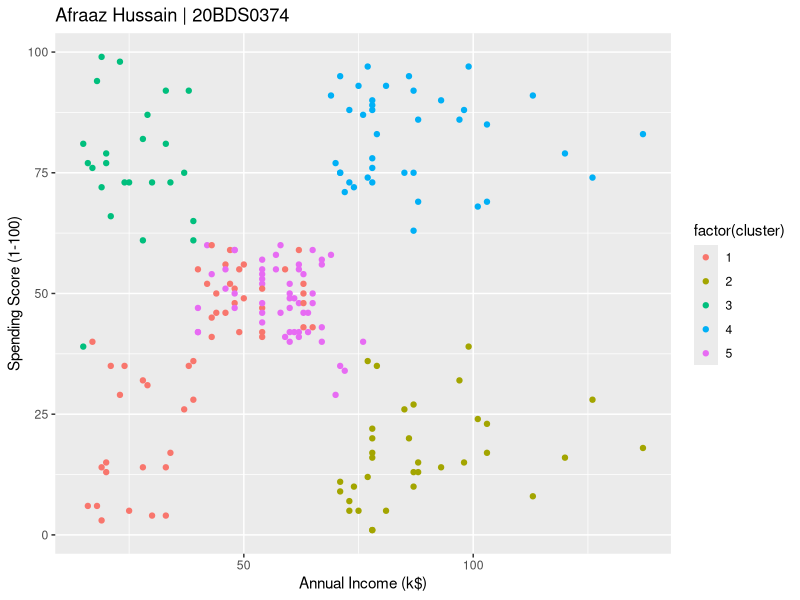

Write R code to recreate this figure.
# Load the required packages
library(tidyverse)

# Read the data
dataset <- read.csv("Mall_Customers.csv")
# Convert the 'Genre' column from character to factor
dataset$gender <- as.factor(dataset$gender)

# Perform K-means clustering with 5 clusters
set.seed(123)
kmeans_clusters <- kmeans(dataset[, c("age", "annualIncome", "spendingScore")], centers = 5)

# Add cluster assignments to the original data
dataset$cluster <- kmeans_clusters$cluster

# Plot the clusters
ggplot(dataset, aes(x = `annualIncome`, y = `spendingScore`, color = factor(cluster))) +
  geom_point() +
  xlab("Annual Income (k$)") +
  ylab("Spending Score (1-100)") +
  ggtitle("Afraaz Hussain | 20BDS0374")
